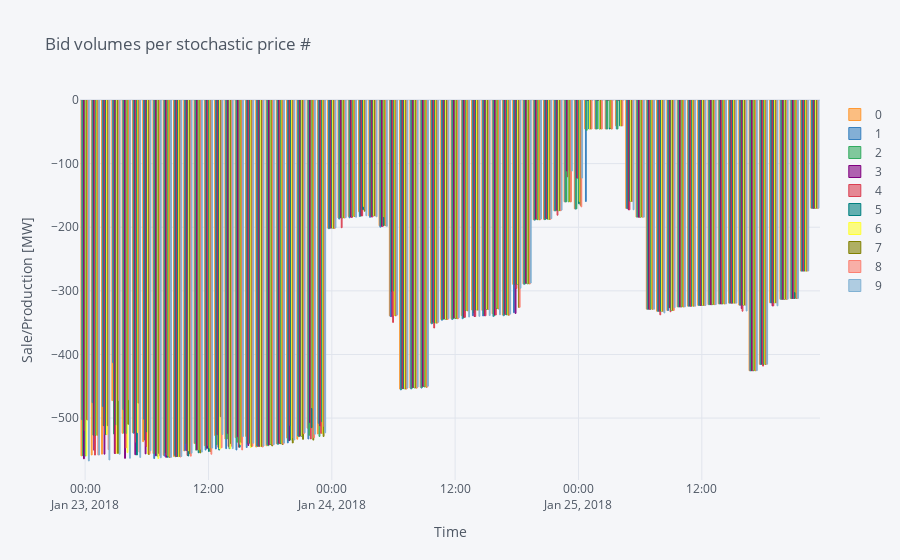

Notebook code for this chart:
### Code cell
# Plot optimal production in different plot types
optimal_production.iplot(kind='bar',title="Bid volumes per stochastic price #", xaxis_title="Time", yaxis_title="Sale/Production [MW]")
